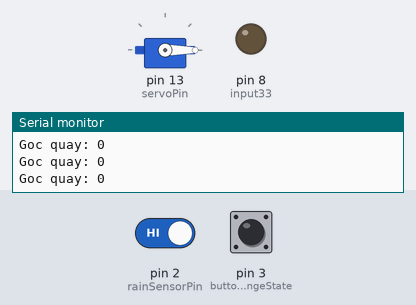
This sketch was run on a simulated Arduino Uno, built with avr-gcc and run on an emulated ATmega328P. On the bench: servo, output pins drawn as LEDs (lit = HIGH), the last lines printed to the serial monitor. Inputs (shaded band) come from the test bench; at power-on: pin 2 (rainSensorPin) HIGH, pin 3 (buttonChangeState) HIGH.

Above: at 1.2 s.
1.3 s: pin 2 (rainSensorPin) driven LOW
At 2.0 s:
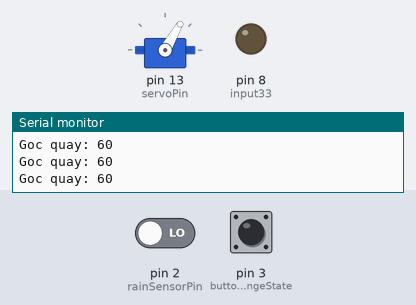
2.8 s: pin 3 (buttonChangeState) pulled LOW for 0.15 s
4.7 s: pin 2 (rainSensorPin) driven HIGH
At 6.1 s:
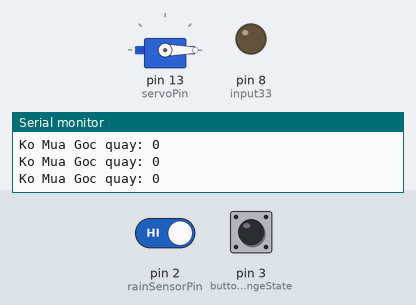
Timing chart, 0 to 7.7 s (numbered marks = the images above; inputs shaded):
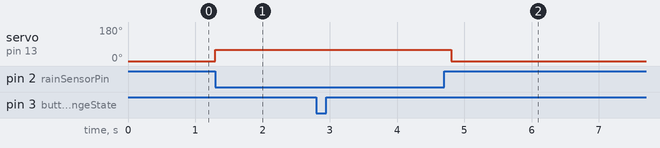

The sketch:

WATERPUMP.ino
```cpp
#include <Servo.h>

// Khai báo các chân GPIO
const int rainSensorPin = 2;    // Chân cảm biến mưa
const int servoPin = 13;         // Chân điều khiển Servo

//relay L298N
int input33 = 8;
int input44 = 9;

// Chân điều khiển động cơ DC
const int buttonDC = 18;         // Chân nút nhấn cho động cơ DC
const int buttonServo = 2;      // Chân nút nhấn cho Servo
const int buttonChangeState = 3;      // Chân nút nhấn tắt bật cảm biến

Servo servo;                    // Tạo đối tượng Servo
bool motorState = false;
int servoPosition = 0;
bool statusCB = 0;   // CB is running?

void xoay(int ampli){
  analogWrite(input33, HIGH);
  digitalWrite(input44, LOW);
}

void dung(){
  digitalWrite(input33, LOW);
  digitalWrite(input44, LOW);
}

void setup() {
  pinMode(rainSensorPin, INPUT);
  pinMode(buttonDC, INPUT_PULLUP);
  pinMode(buttonServo, INPUT_PULLUP);
  pinMode(buttonChangeState, INPUT_PULLUP);

  Serial.begin(115200);

  attachInterrupt(digitalPinToInterrupt(buttonDC), toggleMotor, FALLING);
  attachInterrupt(digitalPinToInterrupt(buttonServo), toggleServo, FALLING);
  attachInterrupt(digitalPinToInterrupt(buttonChangeState), ChangeStatus, FALLING);

  servo.attach(servoPin);
  servo.write(servoPosition);
}

void loop() {
  if (statusCB == 1) {
      if (digitalRead(rainSensorPin) == LOW) { // Mưa được phát hiện
        servo.write(60);
        xoay(255);

        motorState = 1;
        servoPosition = 60;

        Serial.print("Mua ");
      } else {
        servo.write(0);
        dung();

        motorState = 0;
        servoPosition = 0;

        Serial.print("Ko Mua ");
      }
  }

  Serial.print("Goc quay: ");
  Serial.println(servo.read());
  delay(200); // Để tránh đọc sai do dộng mưa
}

void toggleMotor() {
  motorState = !motorState;
  if (motorState == 0) {
    dung();
  }
  else {
    xoay(255);
  }
  Serial.print("Da bam nut DC\n");

}

void toggleServo() {
  servoPosition = servoPosition == 0 ? 60 : 0;
  servo.write(servoPosition);
  Serial.print("Da bam nut servo\n");
}
void ChangeStatus() {
  statusCB = !statusCB;
}
```

Measured:
- after the input at 1.3 s, servo on pin 13 (servoPin): 0° → 60° at once
- after the input at 4.7 s, servo on pin 13 (servoPin): 60° → 0° after 0.11 s
